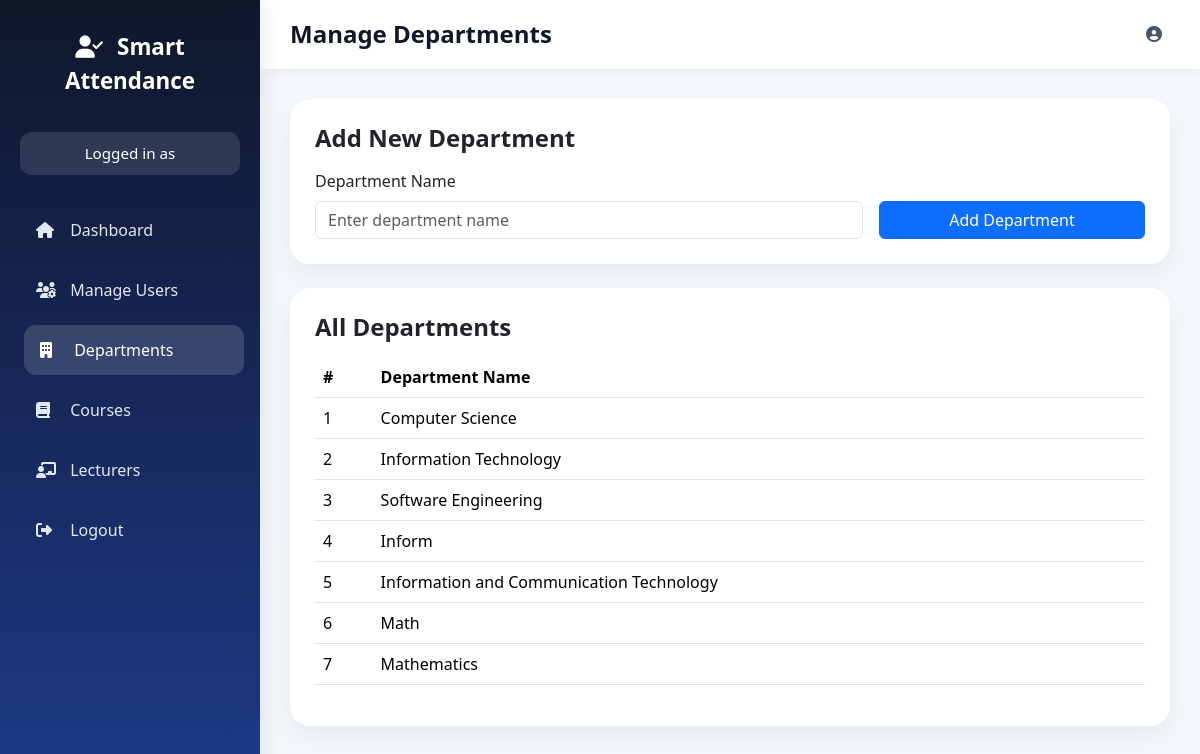
/admin/manage-departments (signed in), run on the app's committed database.
### models.py (models this page shows, shortened)
class Department(db.Model):
    id = db.Column(db.Integer, primary_key=True)
    name = db.Column(db.String(100), unique=True, nullable=False)

### routes/admin.py (the view, shortened to what this page needs)
@admin_bp.route('/manage-departments', methods=['GET', 'POST'])
def manage_departments():
    if 'user_id' not in session:
        flash("Please login first")
        return redirect(url_for('auth.login'))
    if session.get('role') != 'admin':
        flash("Access denied")
        return redirect(url_for('auth.login'))
    departments = Department.query.all()
    return render_template("manage_departments.html", departments=departments)

### templates/manage_departments.html (shortened to what this page needs)
{% extends "base_dashboard.html" %}
{% block page_title %}Manage Departments{% endblock %}
{% block sidebar %}
<a href="{{ url_for('admin.admin_dashboard') }}">
    <i class="fas fa-house"></i> Dashboard
</a>
<a href="{{ url_for('admin.manage_users') }}">
    <i class="fas fa-users-cog"></i> Manage Users
</a>
<a href="{{ url_for('admin.manage_departments') }}" class="active-link">
    <i class="fas fa-building"></i> Departments
</a>
<a href="{{ url_for('admin.manage_courses') }}">
    <i class="fas fa-book"></i> Courses
</a>
<a href="{{ url_for('admin.manage_lecturers') }}">
    <i class="fas fa-chalkboard-teacher"></i> Lecturers
</a>
<a href="{{ url_for('auth.logout') }}">
    <i class="fas fa-right-from-bracket"></i> Logout
</a>
{% endblock %}
{% block content %}
<div class="dashboard-card mb-4">
    <h4 class="fw-bold mb-3">Add New Department</h4>
    <form method="POST">
        <div class="row g-3">
            <div class="col-md-8">
                <label class="form-label">Department Name</label>
                <input type="text" name="department_name" class="form-control" placeholder="Enter department name" required>
            </div>
            <div class="col-md-4 d-flex align-items-end">
                <button type="submit" class="btn btn-primary w-100">Add Department</button>
            </div>
        </div>
    </form>
</div>
<div class="dashboard-card">
    <h4 class="fw-bold mb-3">All Departments</h4>
    <div class="table-responsive">
        <table class="table table-hover align-middle">
            <thead>
                <tr>
                    <th>#</th>
                    <th>Department Name</th>
                </tr>
            </thead>
            <tbody>
                {% for department in departments %}
                <tr>
                    <td>{{ loop.index }}</td>
                    <td>{{ department.name }}</td>
                </tr>
                {% else %}
                <tr>
                    <td colspan="2" class="text-center text-muted">No departments added yet.</td>
                </tr>
                {% endfor %}
            </tbody>
        </table>
    </div>
</div>
{% endblock %}

### templates/base_dashboard.html (style rules this page uses)
body { margin: 0; font-family: 'Segoe UI', Tahoma, Geneva, Verdana, sans-serif; background: #f4f7fb; }
.sidebar a { display: block; color: #e2e8f0; text-decoration: none; padding: 13px 16px; margin-bottom: 10px; border-radius: 12px; transition: all 0.25s ease; font-weight: 500; }
.sidebar a:hover, .sidebar a.active-link { background: rgba(255,255,255,0.15); color: white; transform: translateX(4px); }
.sidebar a i { margin-right: 10px; width: 20px; }
.dashboard-card { background: white; border-radius: 20px; padding: 25px; box-shadow: 0 10px 24px rgba(15, 23, 42, 0.06); border: none; }

### data on the page
Department: name "Computer Science"
Department: name "Information Technology"
Department: name "Software Engineering"
Department: name "Inform"
Department: name "Information and Communication Technology"
Department: name "Math"
Department: name "Mathematics"
